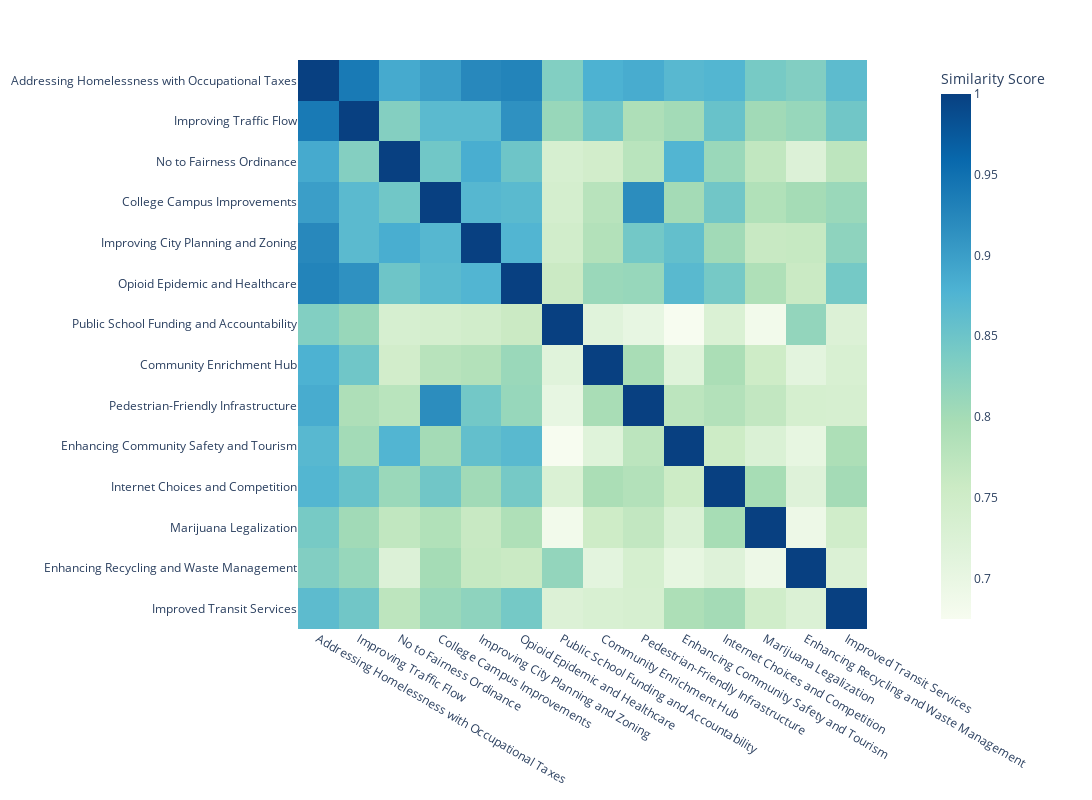

The notebook cell this image was saved under:
### Markdown cell above
### Topic Correlation Heatmap

### Code cell
topic_model.visualize_heatmap(
    custom_labels=True,
    title='',
    width=1200,
    )

### Figure 1 — Plotly figure (JSON) as saved in the notebook; plotly's stock layout.template omitted (floating-point values rounded to 4 significant figures; data arrays with more than 128 entries replaced by an {"elided": "..."} marker saying what was removed)
{"data": [{"coloraxis": "coloraxis", "hovertemplate": "x: %{x}<br>y: %{y}<br>Similarity Score: %{z}<extra></extra>", "name": "0", "type": "heatmap", "x": ["Addressing Homelessness with Occupational Taxes", "Improving Traffic Flow", "No to Fairness Ordinance", "College Campus Improvements", "Improving City Planning and Zoning", "Opioid Epidemic and Healthcare", "Public School Funding and Accountability", "Community Enrichment Hub", "Pedestrian-Friendly Infrastructure", "Enhancing Community Safety and Tourism", "Internet Choices and Competition", "Marijuana Legalization", "Enhancing Recycling and Waste Management", "Improved Transit Services"], "xaxis": "x", "y": ["Addressing Homelessness with Occupational Taxes", "Improving Traffic Flow", "No to Fairness Ordinance", "College Campus Improvements", "Improving City Planning and Zoning", "Opioid Epidemic and Healthcare", "Public School Funding and Accountability", "Community Enrichment Hub", "Pedestrian-Friendly Infrastructure", "Enhancing Community Safety and Tourism", "Internet Choices and Competition", "Marijuana Legalization", "Enhancing Recycling and Waste Management", "Improved Transit Services"], "yaxis": "y", "z": {"elided": "14x14 float values"}}], "layout": {"coloraxis": {"colorbar": {"title": {"text": "Similarity Score"}}, "colorscale": [[0, "rgb(247,252,240)"], [0.125, "rgb(224,243,219)"], [0.25, "rgb(204,235,197)"], [0.375, "rgb(168,221,181)"], [0.5, "rgb(123,204,196)"], [0.625, "rgb(78,179,211)"], [0.75, "rgb(43,140,190)"], [0.875, "rgb(8,104,172)"], [1, "rgb(8,64,129)"]]}, "height": 800, "hoverlabel": {"bgcolor": "white", "font": {"family": "Rockwell", "size": 16}}, "legend": {"title": {"text": "Trend"}}, "margin": {"t": 60}, "showlegend": true, "title": {"font": {"color": "Black", "size": 22}, "text": "", "x": 0.55, "xanchor": "center", "y": 0.95, "yanchor": "top"}, "width": 1200, "xaxis": {"anchor": "y", "constrain": "domain", "domain": [0, 1], "scaleanchor": "y"}, "yaxis": {"anchor": "x", "autorange": "reversed", "constrain": "domain", "domain": [0, 1]}}}
